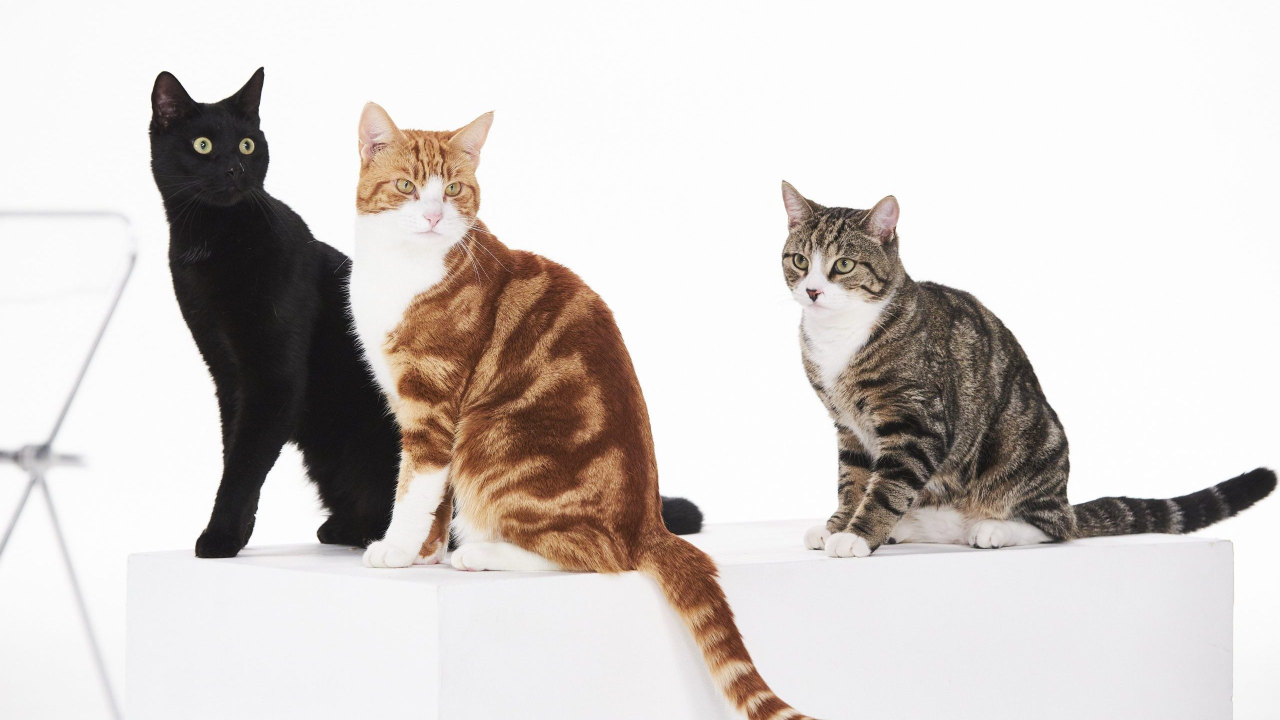
#> input picture three-cats.jpg, 2560 x 1440 px, given in place of x-raw, format=BGR ! appsink, which was not available (shown at 1/2 size)
$ python calibration.py
#> lines starting #> are read from the running program, lines starting #| are printed output that depends on the picture; after the words box and inside, x2 and y2 are one past the last pixel; in counts of white or black regions, pixels touching at a corner belong together; pictures that were not available may be replaced by others from this repository, and a replacement may not be noted
### tracking.py
import numpy as np
import cv2
import display
from util_funcs import *

def nothing(x): pass

class TrackObject:

    def __init__(self, seg_method, **seg_kwargs):
        self.seg = seg_method(**seg_kwargs)

    def get_segmentation(self, frame):
        return self.seg.get_segmentation(frame)

    def get_mask(self, frame):
        return self.seg.get_mask(frame)

    # [8 lines left out: function get_midpoint, not called in this run]

class Threshold:

    def __init__(self,
                 window_name = 'TrackBars',
                 trackbar_names = ['BlueLow','GreenLow','RedLow','BlueHigh','GreenHigh','RedHigh'],
                 init_vals = [0,0,0,255,255,255],
                 max_vals = 255):

        """
        Keyword arguments:
        window_name -- the window name that will be populated with trackbars
        trackbar_names -- the names of each track bar in left to right low to high order
        init_vals -- initial values for each trackbar in left to right low to high order
        max_vals -- max value of each trackbar int or list of ints in left to right low to high order
        """

        self.window_name = window_name
        self.trackbar_names = trackbar_names
        self.__create_trackbars(init_vals, max_vals)
        self.bg_mask = None
        self.last_mask = None

    def __create_trackbars(self, init_vals, max_vals):
#> called with max_vals = 255
        if isinstance(max_vals, int):
            max_vals = [max_vals] * len(self.trackbar_names)

        cv2.namedWindow(self.window_name)
        for tn, iv, mv in zip(self.trackbar_names, init_vals, max_vals):
            cv2.createTrackbar(tn, self.window_name, iv, mv, nothing)
#> in display_cam, frame is the input picture: shape (1440, 2560, 3); mean B, G, R 203.1, 206.2, 211.9

    def get_trackbar_values(self):
        bounds = np.asarray([cv2.getTrackbarPos(name, self.window_name) for name in self.trackbar_names])

        return bounds.reshape(2,-1)

    def get_mask(self, frame):
        lower_bound, upper_bound = self.get_trackbar_values()
        fg = cv2.inRange(frame, lower_bound, upper_bound)
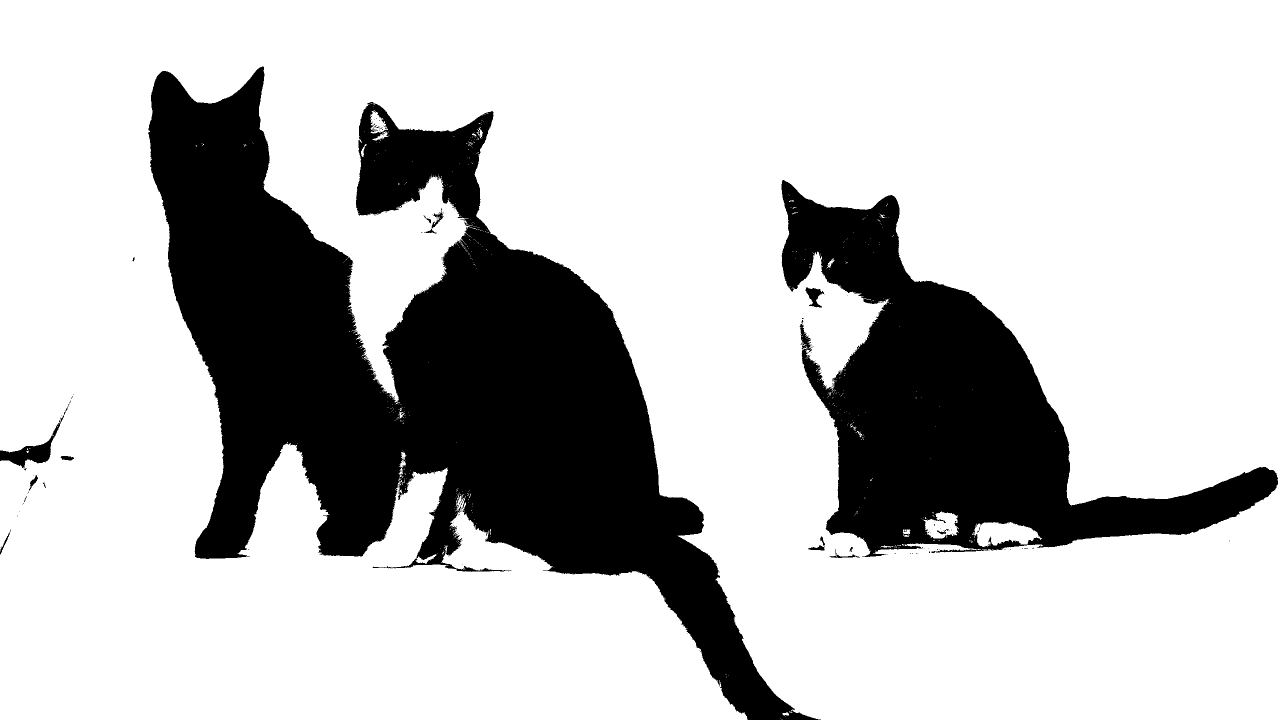
#> fg: shape (1440, 2560) (shown at 1/2 size); 75.4% white; 155 black regions (139 under 20 px), largest, box (x1, y1, x2, y2) and area: (296, 133, 1642, 1440) 629161, (1563, 360, 2556, 1114) 270559, (0, 808, 139, 936) 3235

        if self.bg_mask is None:
            return fg

        return mask_img(np.expand_dims(fg, axis=2), np.invert(self.bg_mask))

    # [4 lines left out: function get_segmentation, not called in this run]

    def set_background_mask(self, frames, tolerance=2):
        lower_bound, upper_bound = self.get_trackbar_values()
        lower_bound = np.minimum(lower_bound, lower_bound-tolerance)
        upper_bound = np.maximum(upper_bound, upper_bound+tolerance)

        if isinstance(frames, list):
            frames = np.stack(frames) # nframes, dispH, dispW, dispChannels

        bg_mask = in_range_video(frames, lower_bound, upper_bound)

        kernel = cv2.getStructuringElement(cv2.MORPH_ELLIPSE, (3,3))
        self.bg_mask = cv2.dilate(bg_mask.astype(np.uint8),kernel,iterations=2).astype(bool)

    def set_background_mask_cam(self, cam, num_frames=20, tolerance=2):
        while True:
            print("Hit 'q' to accept threshold values and set background mask")
            display.display_cam(cam, "image", self.get_mask)
#> (key q is pressed here)

            frames = []
            for i in range(num_frames):
                frames.append(cam.read()[1])
#> after the loop, frames = 20 items
            self.set_background_mask(frames, tolerance=tolerance)
#> in in_range_video, `return np.logical_and(g,l).any(axis=0)`:
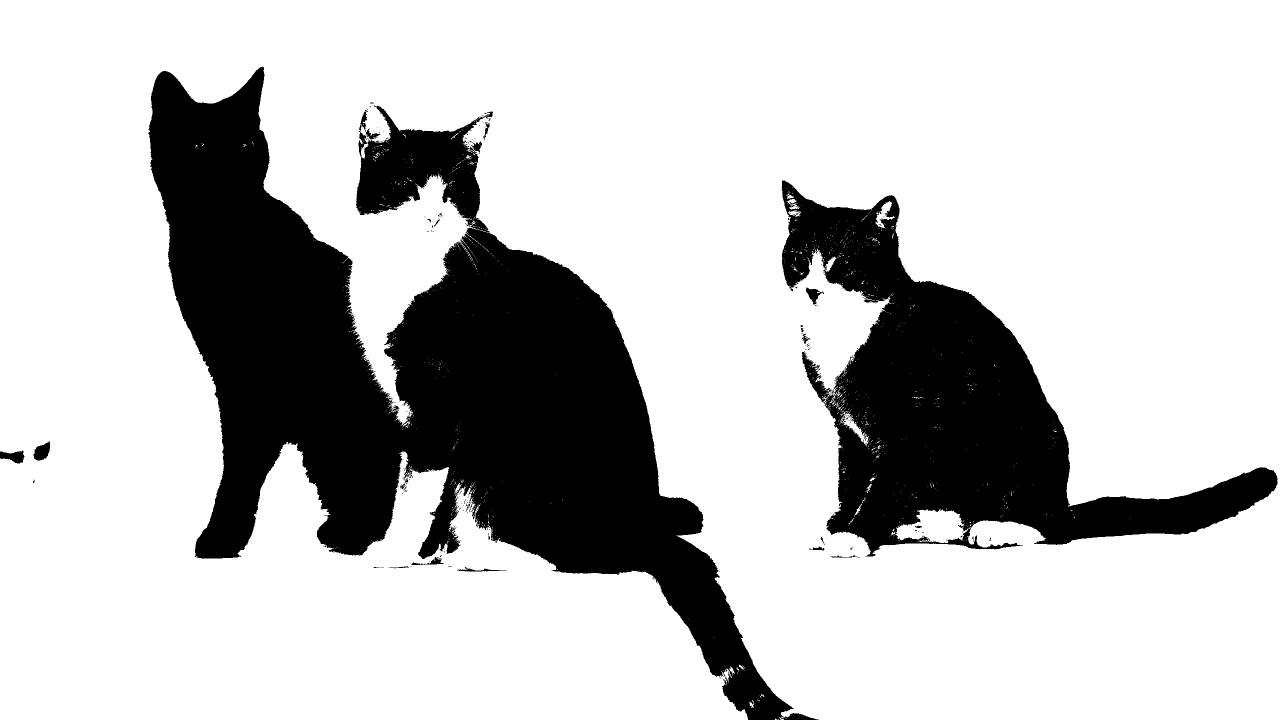
#> returned value: shape (1440, 2560) bool (shown at 1/2 size); 76.4% white; 265 black regions (244 under 20 px), largest, box (x1, y1, x2, y2) and area: (296, 133, 1638, 1440) 609781, (1563, 361, 2555, 1113) 255951, (67, 883, 100, 921) 834
#> in set_background_mask, `self.bg_mask = cv2.dilate(bg_mask.astype(np.uint8),kernel,iterations=2..`:
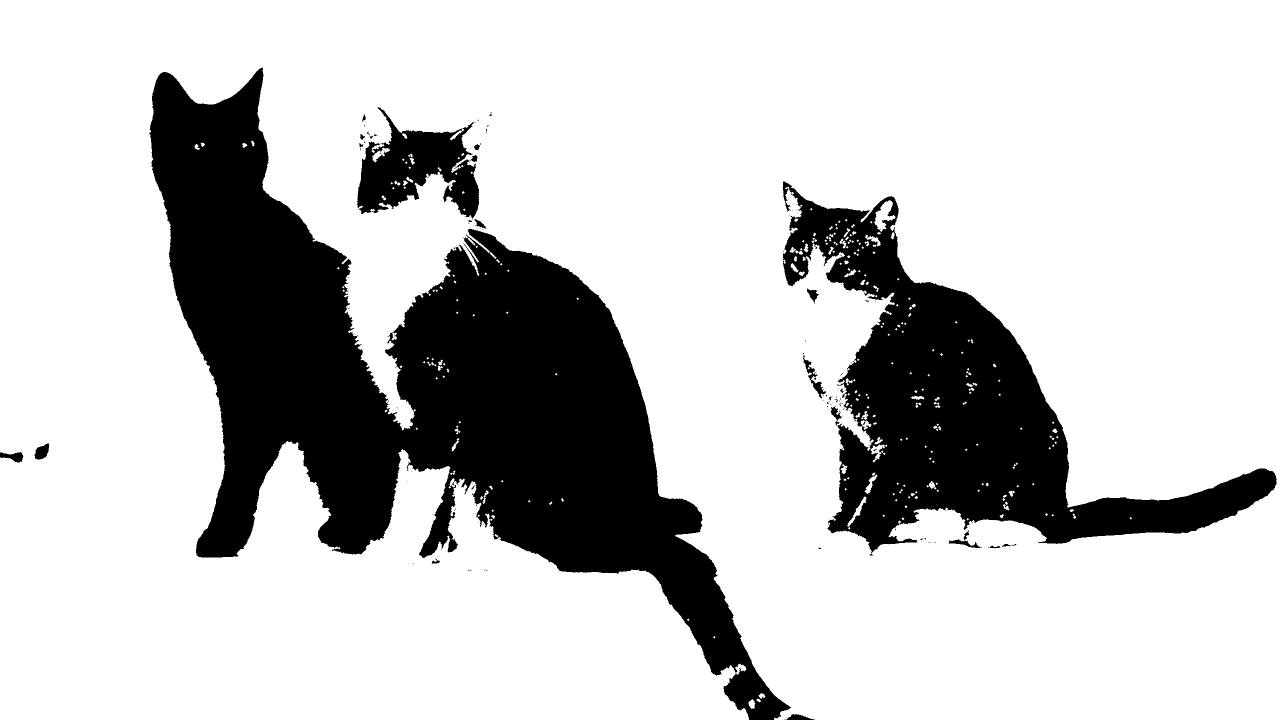
#> self.bg_mask: shape (1440, 2560) bool (shown at 1/2 size); 77.7% white; 125 black regions (103 under 20 px), largest, box (x1, y1, x2, y2) and area: (298, 135, 1583, 1440) 555061, (1565, 363, 2553, 1111) 233797, (714, 214, 958, 436) 27624

            print("Hit 'q' to accept background mask hit any other key to redo")
            cv2.imshow('image', self.bg_mask.astype(np.uint8)*255)

            if cv2.waitKey(0)==ord('q'):
#> (key q is pressed here)
                break

            self.bg_mask = None

### display.py
import numpy as np
import cv2

def set_camera(dispW=1280 , dispH=720, flip=0, fps=30):
    camSet='nvarguscamerasrc !  video/x-raw(memory:NVMM), width='+str(dispW)+', height='+str(dispH)+', format=NV12, framerate='+str(fps)+'/1 ! nvvidconv flip-method='+str(flip)+' ! video/x-raw, width='+str(dispW)+', height='+str(dispH)+', format=BGRx ! videoconvert ! video/x-raw, format=BGR ! appsink'
    return cv2.VideoCapture(camSet)

def display_cam(cam, window_name, img_function, wait=1, **kwargs):
    while True:
        ret, frame = cam.read()
        img = img_function(frame, **kwargs)
        cv2.imshow(window_name, img)

        if cv2.waitKey(wait)==ord('q'):
            break

# [15 lines left out: functions do_with_cam, display_img, not called in this run]

### util_funcs.py
import numpy as np
import cv2

# [11 lines left out: functions normalize_points, distance_from_line, not called in this run]

def magnitude(a, axis=0):
    return np.linalg.norm(a, axis=axis)

def distance(a, b):
    return np.linalg.norm(a-b)

def in_range_video(frames, lower_bound, upper_bound):
    g = np.greater_equal(frames, lower_bound)
    g = g.all(axis=-1)

    l = np.less_equal(frames, upper_bound)
    l = l.all(axis=-1)

    return np.logical_and(g,l).any(axis=0)

def mask_img(arr, mask):
    return cv2.bitwise_and(arr, arr, mask=mask.astype(np.uint8))
#> returned value: shape (1440, 2560); every value is 0

### calibration.py
# File to calibrate servos for a given setup.
#
# User specfies thresholding values to segment the laser point, then frames from the camera are taken at a lattice
# of servo coordinates where the laser point is segmented and the corresponding x and y coordinates are found.
#
# The resulting samples are then linearly interpolated between to create a pan tilt value for each image pixel.
# These maps, the points sampled, and the values at each point are saved in the calibration folder to use later.

from adafruit_servokit import ServoKit
from collections import deque
from scipy import interpolate
from tracking import TrackObject, Threshold
from util_funcs import *
import display
import sys
import cv2
import numpy as np
import time
import random
import os

# Set up servos
kit = ServoKit(channels=16)

# Set up camera and image window
dispW, dispH = 1280, 720
cam = display.set_camera(dispW, dispH)
cv2.namedWindow("image")
cv2.moveWindow("image", 200,0)

# Create tracking object for laser
thresh = TrackObject(Threshold, init_vals = [191,191,191,255,255,255])

# Get other objects in the scene that have the same threshold values as the tracking object
thresh.seg.set_background_mask_cam(cam, num_frames=20, tolerance=20)

# Define grid of pan and tilt coordinates to sample
min_pan, max_pan, min_tilt, max_tilt, step =  20, 181, 120, 181, 5
pt_grid = np.transpose(np.mgrid[min_pan:max_pan:step,min_tilt:max_tilt:step]).reshape(-1,2)

# grid of xy coordinates to fill in during calibration
xy_grid = np.zeros_like(pt_grid)

# Calibration loop
def calibrate(frame, xy_grid, pt_grid, state, max_i):
    img = thresh.get_mask(frame)
    i, last_time = state
    if time.time() - last_time > .25:
        if i%2 == 0:
            p,t = pt_grid[(i//2) % max_i]
            kit.servo[0].angle = p
            kit.servo[1].angle = t
        else:
            xy_grid[(i//2) % max_i] = thresh.get_midpoint(img)

        state[:] = i+1, time.time()
    return img

state = [0, time.time()]
display.display_cam(cam, "image", calibrate, xy_grid=xy_grid, pt_grid=pt_grid, state=state, max_i=pt_grid.shape[0])
#> (key Esc is pressed here)

X,Y = np.mgrid[0:dispW+1,0:dispH+1]

# Get list of points in the image where a pan and tilt value was recorded
points_mask = xy_grid.any(axis=1)
points = xy_grid[points_mask,:]
pan_values = pt_grid[points_mask,0]
tilt_values = pt_grid[points_mask,1]

# Linearly interpolate between sampled points to create an image sized map of pan and tilt values
#> (the run stopped early here; a loop or call above may not have finished)
